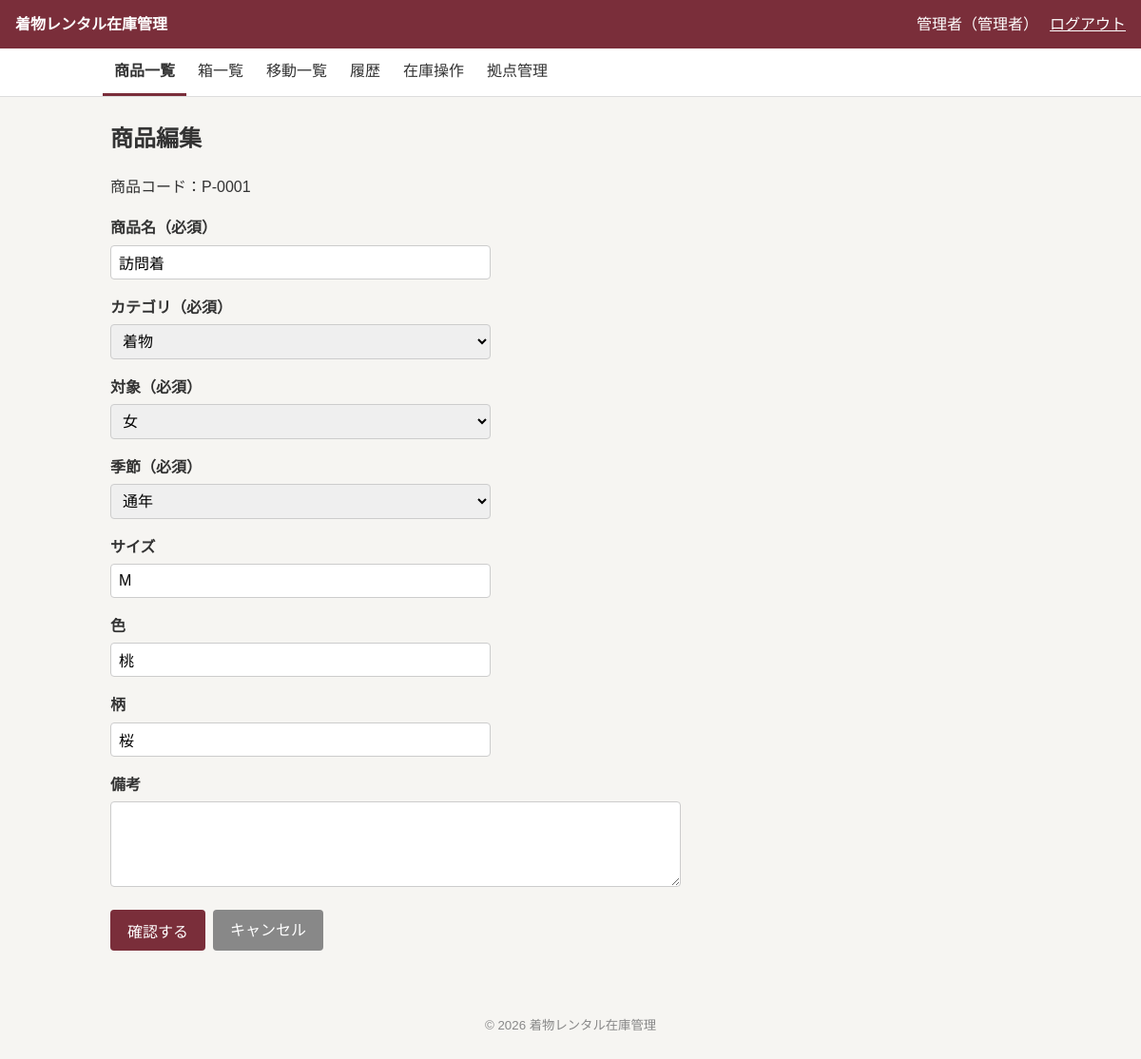
The page /products/edit.php?id=1 (signed in) on the database its author committed.
### tables this page shows
CREATE TABLE users (
  id            INT UNSIGNED NOT NULL AUTO_INCREMENT,
  login_id      VARCHAR(50)  NOT NULL,
  password_hash VARCHAR(255) NOT NULL,
  name          VARCHAR(50)  NOT NULL,
  role          ENUM('normal','admin') NOT NULL DEFAULT 'normal',
  location_id   INT UNSIGNED NOT NULL,
  status        ENUM('active','inactive') NOT NULL DEFAULT 'active',
  created_at    DATETIME     NOT NULL DEFAULT CURRENT_TIMESTAMP,
  updated_at    DATETIME     NOT NULL DEFAULT CURRENT_TIMESTAMP ON UPDATE CURRENT_TIMESTAMP,
  PRIMARY KEY (id),
  CONSTRAINT uk_users_login_id    UNIQUE (login_id),
  CONSTRAINT fk_users_location_id FOREIGN KEY (location_id) REFERENCES locations(id) ON DELETE RESTRICT
);

CREATE TABLE products (
  id          INT UNSIGNED NOT NULL AUTO_INCREMENT,
  category_id INT UNSIGNED NOT NULL,
  name        VARCHAR(50)  NOT NULL,
  target      ENUM('women','men','children') NOT NULL,
  season      ENUM('summer','winter','all_season') NOT NULL DEFAULT 'all_season',
  color       VARCHAR(50)  NULL DEFAULT NULL,
  pattern     VARCHAR(50)  NULL DEFAULT NULL,
  size        VARCHAR(20)  NULL DEFAULT NULL,
  image_path  VARCHAR(255) NULL DEFAULT NULL,
  note        TEXT         NULL DEFAULT NULL,
  status      ENUM('active','inactive') NOT NULL DEFAULT 'active',
  created_at  DATETIME     NOT NULL DEFAULT CURRENT_TIMESTAMP,
  updated_at  DATETIME     NOT NULL DEFAULT CURRENT_TIMESTAMP ON UPDATE CURRENT_TIMESTAMP,
  PRIMARY KEY (id),
  CONSTRAINT fk_products_category_id FOREIGN KEY (category_id) REFERENCES categories(id) ON DELETE RESTRICT
);

CREATE TABLE categories (
  id         INT UNSIGNED NOT NULL AUTO_INCREMENT,
  name       VARCHAR(50)  NOT NULL,
  created_at DATETIME     NOT NULL DEFAULT CURRENT_TIMESTAMP,
  updated_at DATETIME     NOT NULL DEFAULT CURRENT_TIMESTAMP ON UPDATE CURRENT_TIMESTAMP,
  PRIMARY KEY (id),
  CONSTRAINT uk_categories_name UNIQUE (name)
);

### config/app.php (called while the page is built)
<?php
return [
    'debug'    => true,
    'timezone' => 'Asia/Tokyo',
    'app_name' => '着物レンタル在庫管理',
];

### includes/bootstrap.php (called while the page is built, shortened)
<?php
$appConfig = require __DIR__ . '/../config/app.php';
require_once __DIR__ . '/db.php';
require_once __DIR__ . '/functions.php';
require_once __DIR__ . '/auth.php';

### includes/functions.php (called while the page is built, shortened)
<?php
function h(?string $value): string
{
    return htmlspecialchars($value ?? '', ENT_QUOTES, 'UTF-8');
}
function product_code(int $id): string
{
    return sprintf('P-%04d', $id);
}
function label_map(): array
{
    return [
        'status'    => ['active' => '利用中', 'inactive' => '停止中'],
        'product_status' => ['active' => '利用中', 'inactive' => '廃番'],
        'role'      => ['normal' => '一般', 'admin' => '管理者'],
        'target'    => ['women' => '女', 'men' => '男', 'children' => '子'],
        'season'    => ['summer' => '夏物', 'winter' => '冬物', 'all_season' => '通年'],
        'box'       => ['active' => '使用中', 'in_transit' => '輸送中', 'retired' => '廃止'],
        'transfer'  => ['in_transit' => '輸送中', 'received' => '受取済', 'cancelled' => '取消済'],
        'operation' => [
            'stock_in'      => '入庫',
            'stock_out'     => '出庫',
            'adjustment'    => '在庫調整',
            'relocation'    => '保管場所変更',
            'item_transfer' => '商品移動',
            'box_transfer'  => '箱ごと移動',
        ],
        'reason' => [
            'purchase' => '新規購入',
            'initial'  => '初期登録',
            'disposal' => '廃棄',
            'sale'     => '売却',
            'lost'     => '紛失',
            'other'    => 'その他',
        ],
    ];
}
function label(string $type, ?string $value): string
{
    return label_map()[$type][$value] ?? '';
}
function labels(string $type): array
{
    return label_map()[$type] ?? [];
}

### includes/auth.php (called while the page is built, shortened)
<?php
function current_user(): ?array
{
    static $checked = false;
    static $user    = null;
    if ($checked) {
        return $user;
    }
    $checked = true;
    $sessionUser = $_SESSION['user'] ?? null;
    $stmt = getDb()->prepare(
        "SELECT id, name, role, location_id FROM users WHERE id = ? AND status = 'active'"
    );
    $stmt->execute([$sessionUser['id']]);
    $row = $stmt->fetch();
    $user = [
        'id'          => (int)$row['id'],
        'name'        => $row['name'],
        'role'        => $row['role'],
        'location_id' => (int)$row['location_id'],
    ];
    return $user;
}
function require_login(): void
{
    if (current_user() === null) {
        redirect('/login.php');
    }
}
function require_admin(): void
{
    require_login();
}

### includes/db.php (called while the page is built)
<?php
function getDb(): PDO
{
    static $pdo = null;
    if ($pdo !== null) {
        return $pdo;
    }
    $config = require __DIR__ . '/../config/database.php';
    if (!empty($config['socket'])) {
        $dsn = sprintf(
            'mysql:unix_socket=%s;dbname=%s;charset=%s',
            $config['socket'],
            $config['dbname'],
            $config['charset']
        );
    } else {
        $dsn = sprintf(
            'mysql:host=%s;dbname=%s;charset=%s',
            $config['host'],
            $config['dbname'],
            $config['charset']
        );
    }
    $pdo = new PDO($dsn, $config['user'], $config['password'], [
        PDO::ATTR_ERRMODE            => PDO::ERRMODE_EXCEPTION,
        PDO::ATTR_DEFAULT_FETCH_MODE => PDO::FETCH_ASSOC,
        PDO::ATTR_EMULATE_PREPARES   => false,
    ]);
    $pdo->exec("SET time_zone = '+09:00'");
    return $pdo;
}

### public/products/edit.php (the view, shortened to what this page needs)
<?php
require_once __DIR__ . '/../../includes/bootstrap.php';
require_admin();
$pdo = getDb();
$productId = (int)($_GET['id'] ?? 0);
$isEdit    = $productId > 0;
$product = null;
if ($isEdit) {
    $stmt = $pdo->prepare('SELECT * FROM products WHERE id = ?');
    $stmt->execute([$productId]);
    $product = $stmt->fetch();
}
$categories = $pdo->query('SELECT id, name FROM categories ORDER BY id')->fetchAll();
$showConfirm = false;
if ($_SERVER['REQUEST_METHOD'] !== 'POST') {
    $input = [
        'name'        => $product['name'] ?? '',
        'category_id' => (string)($product['category_id'] ?? ''),
        'target'      => $product['target'] ?? 'women',
        'season'      => $product['season'] ?? 'all_season',
        'size'        => $product['size'] ?? '',
        'color'       => $product['color'] ?? '',
        'pattern'     => $product['pattern'] ?? '',
        'note'        => $product['note'] ?? '',
    ];
}
$categoryName = '';
foreach ($categories as $category) {
    if ((string)$category['id'] === (string)($input['category_id'] ?? '')) {
        $categoryName = $category['name'];
    }
}
$pageTitle = $isEdit ? '商品編集' : '商品登録';
require __DIR__ . '/../../includes/layout/header.php';
?>
<?php if ($isEdit): ?>
    <p>商品コード：<?= h(product_code($productId)) ?></p>
<?php endif; ?>
<?php if ($showConfirm): ?>
    <p>次の内容で<?= $isEdit ? '更新' : '登録' ?>します。よろしいですか？</p>
    <div class="table-wrap">
        <table class="detail-table">
            <tr>
                <th>商品名</th>
                <td><?= h($input['name']) ?></td>
            </tr>
            <tr>
                <th>カテゴリ</th>
                <td><?= h($categoryName) ?></td>
            </tr>
            <tr class="emphasis-row">
                <th>対象</th>
                <td><?= h(label('target', $input['target'])) ?>　<span class="emphasis-note">← 対象が正しいか確認してください</span></td>
            </tr>
            <th>季節</th>
            <td><?= h(label('season', $input['season'])) ?></td>
            </tr>
            <tr>
                <th>サイズ</th>
                <td><?= h($input['size']) ?></td>
            </tr>
            <tr>
                <th>色</th>
                <td><?= h($input['color']) ?></td>
            </tr>
            <tr>
                <th>柄</th>
                <td><?= h($input['pattern']) ?></td>
            </tr>
            <tr>
                <th>備考</th>
                <td><?= nl2br(h($input['note'])) ?></td>
            </tr>
        </table>
    </div>
    <form method="post" class="button-row">
        <?= csrf_field() ?>
        <button type="submit" name="step" value="back" class="button-secondary">入力に戻る</button>
        <button type="submit" name="step" value="commit"><?= $isEdit ? '更新する' : '登録する' ?></button>
    </form>
<?php else: ?>
    <form method="post">
        <div class="form-row">
            <label for="name">商品名（必須）</label>
            <input type="text" id="name" name="name" value="<?= h($input['name']) ?>">
        </div>
        <div class="form-row">
            <label for="category_id">カテゴリ（必須）</label>
            <select id="category_id" name="category_id">
                <?php foreach ($categories as $category): ?>
                    <option value="<?= h((string)$category['id']) ?>"
                        <?= (string)$category['id'] === (string)$input['category_id'] ? 'selected' : '' ?>>
                        <?= h($category['name']) ?>
                    </option>
                <?php endforeach; ?>
            </select>
        </div>
        <div class="form-row">
            <label for="target">対象（必須）</label>
            <select id="target" name="target">
                <?php foreach (labels('target') as $value => $text): ?>
                    <option value="<?= h($value) ?>" <?= $input['target'] === $value ? 'selected' : '' ?>><?= h($text) ?></option>
                <?php endforeach; ?>
            </select>
        </div>
        <div class="form-row">
            <label for="season">季節（必須）</label>
            <select id="season" name="season">
                <?php foreach (labels('season') as $value => $text): ?>
                    <option value="<?= h($value) ?>" <?= $input['season'] === $value ? 'selected' : '' ?>><?= h($text) ?></option>
                <?php endforeach; ?>
            </select>
        </div>
        <div class="form-row">
            <label for="size">サイズ</label>
            <input type="text" id="size" name="size" value="<?= h($input['size']) ?>">
        </div>
        <div class="form-row">
            <label for="color">色</label>
            <input type="text" id="color" name="color" value="<?= h($input['color']) ?>">
        </div>
        <div class="form-row">
            <label for="pattern">柄</label>
            <input type="text" id="pattern" name="pattern" value="<?= h($input['pattern']) ?>">
        </div>
        <div class="form-row">
            <label for="note">備考</label>
            <textarea id="note" name="note" rows="4"><?= h($input['note']) ?></textarea>
        </div>
        <p class="button-row">
            <button type="submit" name="step" value="confirm">確認する</button>
            <a href="<?= $isEdit ? '/products/show.php?id=' . h((string)$productId) : '/products/' ?>"
                class="button button-secondary">キャンセル</a>
        </p>
    </form>
<?php endif; ?>
<?php require __DIR__ . '/../../includes/layout/footer.php'; ?>

### includes/layout/header.php (shortened to what this page needs)
<?php
$user = current_user();
?>
<!DOCTYPE html>
<html lang="ja">
<head>
    <link rel="stylesheet" href="/assets/css/style.css">
</head>
<body>
    <header class="site-header">
        <a class="site-title" href="/dashboard.php"><?= h($appConfig['app_name']) ?></a>
        <?php if ($user !== null): ?>
            <div class="user-info">
                <span><?= h($user['name']) ?>（<?= h(label('role', $user['role'])) ?>）</span>
                <form method="post" action="/logout.php">
                    <button type="submit" class="button-link">ログアウト</button>
                </form>
            </div>
        <?php endif; ?>
    </header>
    <?php if ($user !== null): ?>
        <?php require __DIR__ . '/nav.php'; ?>
    <?php endif; ?>
    <main class="container">
        <h1><?= h($pageTitle ?? '') ?></h1>

### public/assets/css/style.css (style rules this page uses)
* { box-sizing: border-box; }
body { margin: 0; font-family: "Hiragino Sans", "Noto Sans JP", "Yu Gothic", sans-serif; font-size: 16px; line-height: 1.7; color: #333; background: #f6f5f2; }
a { color: #7a2e3a; }
.container { max-width: 1000px; margin: 0 auto; padding: 24px 16px; }
h1 { font-size: 1.5rem; margin: 0 0 16px; }
.site-header { display: flex; justify-content: space-between; align-items: center; flex-wrap: wrap; gap: 8px; padding: 12px 16px; background: #7a2e3a; color: #fff; }
.site-title { color: #fff; font-weight: bold; text-decoration: none; }
.user-info { display: flex; align-items: center; gap: 12px; }
.user-info form { margin: 0; }
label { display: block; margin-bottom: 4px; font-weight: bold; }
input, select, textarea { width: 100%; max-width: 400px; padding: 8px; font-size: 1rem; border: 1px solid #ccc; border-radius: 4px; }
textarea { max-width: 600px; }
.form-row { margin-bottom: 16px; }
button, .button { display: inline-block; padding: 8px 18px; font-size: 1rem; color: #fff; background: #7a2e3a; border: none; border-radius: 4px; cursor: pointer; text-decoration: none; }
.button-secondary { background: #888; }
.button-link { padding: 0; color: inherit; background: none; text-decoration: underline; }
.button-row { display: flex; flex-wrap: wrap; gap: 8px; }

### rows shown on the page
users: name "管理者", role "管理者"
products: name "訪問着", category_id "着物", target "女", season "通年", size "M", color "桃", pattern "桜"

### other values the page prints
$appConfig['app_name'] "着物レンタル在庫管理"
$navLabel "商品一覧"
$navLabel "箱一覧"
$navLabel "移動一覧"
$navLabel "履歴"
$navLabel "在庫操作"
$navLabel "拠点管理"
$pageTitle "商品編集"
product_code($productId) "P-0001"
